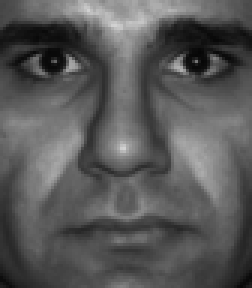
#> input picture data/faces/1/001.png, 84 x 96 px (shown 3 times larger); its folder holds 4 pictures in this run
$ jupyter execute --allow-errors exercise3.ipynb
#> lines starting #> are read from the running program, lines starting #| are printed output that depends on the picture
[cell 1]
import numpy as np
import cv2
from matplotlib import pyplot as plt
import os
from a6_utils import *

# Exercise 3

### a

[cell 2]
def calculateDataMatrix(path):
#> called with path = 'data/faces/1'
    files = os.listdir(path)
    # histograms = {}
    dataMatrix = np.array([])
    for f in files:
        temp = cv2.imread(f'{path}/{f}') # 0-255
#> temp is the input picture: shape (96, 84, 3); min 6, max 210, mean 88.3
        temp = cv2.cvtColor(temp, cv2.COLOR_BGR2GRAY) / 255.0
#> temp: shape (96, 84) float64
        origShape = temp.shape
#> origShape = (96, 84)
        temp = temp.reshape(-1)
#> temp = 8064 values, max 0.824 at index 710, min 0.0235 at index 1494, mean 0.346
        if dataMatrix.size == 0:
            dataMatrix = temp
#> dataMatrix has the same summary as temp
        else:
            dataMatrix = np.vstack((dataMatrix, temp))

    return dataMatrix.T, origShape

data, origShape = calculateDataMatrix("data/faces/1")
#> origShape = (96, 84)

[cell 3]
def dualPCA(data):
    n = len(data[0])
#> n = 4
    mi = 1/n * np.cumsum(data, 1)[:, -1]
#> mi = 8064 values, max 0.644 at index 4241, min 0.0245 at index 1494, mean 0.309
    Xd = np.zeros(data.shape)
    for i in range(n):
        Xd[:,i] = data[:, i] - mi
    C = 1/(n-1) * np.matmul(Xd.T, Xd)
#> C = [[6.8, -1.92, 7.92, -12.8], [-1.92, 4.85, -10.02, 7.09], [7.92, -10.02, 26.03, -23.93], [-12.8, 7.09, -23.93, 29.64]]
    U, D, VT = np.linalg.svd(C)
#> U = [[-0.274, -0.523, 0.634, 0.5], [0.218, -0.474, -0.692, 0.5], [-0.634, 0.55, -0.214, 0.5], [0.69, 0.447, 0.272, 0.5]]; D = [58.93, 7.67, 0.707, 2.25e-15]; VT = [[-0.274, 0.218, -0.634, 0.69], [-0.523, -0.474, 0.55, 0.447], [0.634, -0.692, -0.214, 0.272], [-0.5, -0.5, -0.5, -0.5]]
    D[D < 10**(-10)] = 0
    newD = 1 / ((np.eye(D.shape[0], D.shape[0]) * D) * (n-1) + 10**(-20))
#> newD = [[0.00566, 1e+20, 1e+20, 1e+20], [1e+20, 0.0434, 1e+20, 1e+20], [1e+20, 1e+20, 0.471, 1e+20], [1e+20, 1e+20, 1e+20, 1e+20]]
    newD[newD == 10**20] = 0
    U = np.matmul(Xd, np.matmul(U, newD))

    for i in range(n):
        if np.sqrt(np.sum(U[:,i]* U[:,i])) == 0:
            continue
        U[:,i] /=  np.sqrt(np.sum(U[:,i]* U[:,i]))

    return U, mi

eigenVectors, mi = dualPCA(data)

[cell 4]
f = plt.figure(figsize=(15, 10))

#> (the rest of this cell did not finish here and is left out)

What do the resulting images represent (both
numerically and in the context of faces)?

They are the eigen vectors of the covariance matrix of picture data with the biggest eigen values. The variance in the data is biggest in these eigen vector directions (these are the vectors that describe the pictures the most)

[cell 5]
pcaData = np.matmul(eigenVectors.T, data[:, 0] - mi)
#> pcaData = [-3.64, -2.51, 0.923, 0]
projectedData = np.matmul(eigenVectors, pcaData) + mi
#> projectedData = 8064 values, max 0.824 at index 4157, min 0.0235 at index 1494, mean 0.346
print(np.sum((data[:, 0] - projectedData) * (data[:, 0] - projectedData)))
#| 4.700897678814078e-29

Is the result the same?

Yes, if we ignore numerical errors.

[cell 6]
eigenVectorsSmaller = np.copy(eigenVectors)
eigenVectorsSmaller[:, 0] = np.zeros(len(eigenVectors))
# eigenVectorsSmaller[:, :] = np.zeros(eigenVectors.shape)
pcaData = np.matmul(eigenVectorsSmaller.T, data[:, 0] - mi)
#> pcaData = [0, -2.51, 0.923, 0]
projectedData = np.matmul(eigenVectorsSmaller, pcaData) + mi
#> projectedData = 8064 values, max 0.759 at index 4157, min 0.0111 at index 1577, mean 0.328
diff = projectedData - data[:, 0]
#> diff = 8064 values, max 0.0872 at index 1866, min -0.131 at index 113, mean -0.0183
print(len(diff[diff > 10**(-10)]))
#| 2742

temp = np.copy(data[:, 0])
temp[4074] = 0
f = plt.figure(figsize=(15, 10))

f.add_subplot(1, 3, 1)
plt.imshow(np.reshape(data[:, 0], origShape), cmap='gray')
f.add_subplot(1, 3, 2)
plt.imshow(np.reshape(temp, origShape), cmap='gray')
f.add_subplot(1, 3, 3)
plt.imshow(np.reshape(projectedData, origShape), cmap='gray')

plt.show()
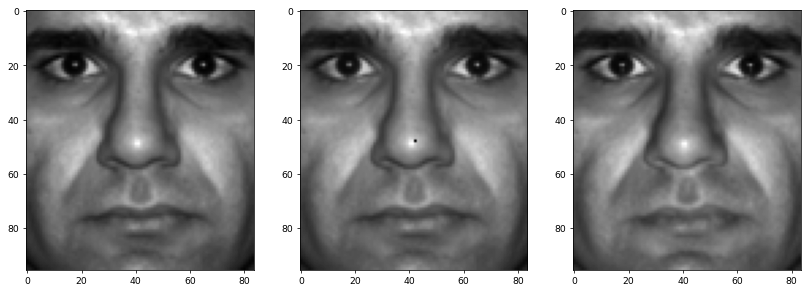
#> figure drawn by matplotlib, 3 panels
